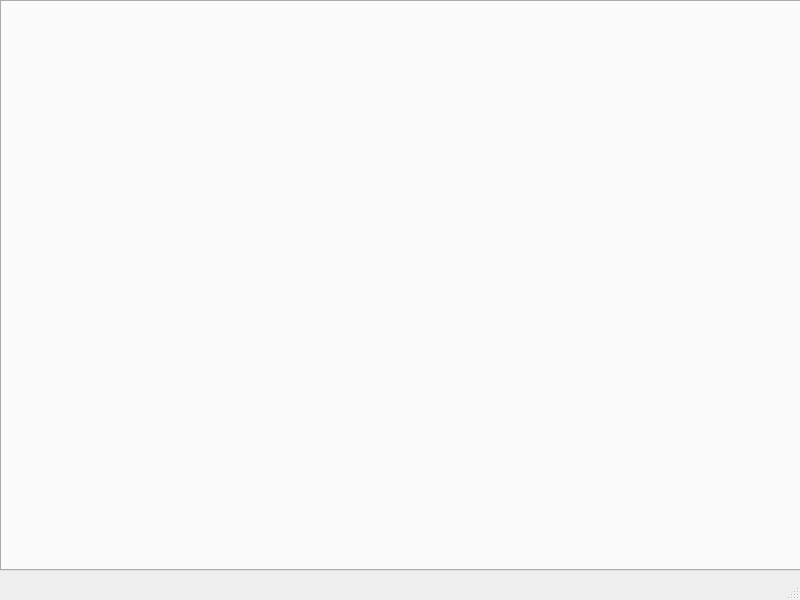
<?xml version="1.0" encoding="UTF-8"?>
<ui version="4.0">
 <class>MainWindow</class>
 <widget class="QMainWindow" name="MainWindow">
  <property name="geometry">
   <rect>
    <x>0</x>
    <y>0</y>
    <width>800</width>
    <height>600</height>
   </rect>
  </property>
  <property name="windowTitle">
   <string>MainWindow</string>
  </property>
  <widget class="QWidget" name="centralwidget">
   <widget class="QTabWidget" name="tabWidget">
    <property name="geometry">
     <rect>
      <x>0</x>
      <y>0</y>
      <width>801</width>
      <height>571</height>
     </rect>
    </property>
    <property name="currentIndex">
     <number>-1</number>
    </property>
   </widget>
  </widget>
  <widget class="QMenuBar" name="menubar">
   <property name="geometry">
    <rect>
     <x>0</x>
     <y>0</y>
     <width>800</width>
     <height>25</height>
    </rect>
   </property>
  </widget>
  <widget class="QStatusBar" name="statusbar"/>
 </widget>
 <resources/>
 <connections/>
</ui>
